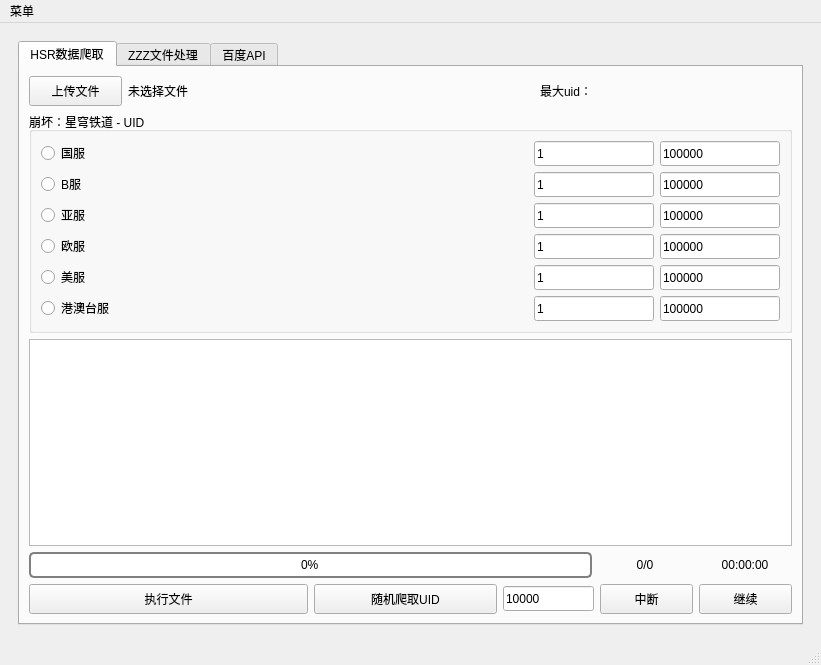
<?xml version="1.0" encoding="UTF-8"?>
<ui version="4.0">
 <class>MainWindow</class>
 <widget class="QMainWindow" name="MainWindow">
  <property name="geometry">
   <rect>
    <x>0</x>
    <y>0</y>
    <width>821</width>
    <height>665</height>
   </rect>
  </property>
  <property name="windowTitle">
   <string>HSR数据爬取</string>
  </property>
  <widget class="QWidget" name="centralwidget">
   <layout class="QVBoxLayout" name="verticalLayout">
    <item>
     <widget class="QWidget" name="widget" native="true">
      <property name="contextMenuPolicy">
       <enum>Qt::ContextMenuPolicy::DefaultContextMenu</enum>
      </property>
      <layout class="QVBoxLayout" name="verticalLayout_3">
       <item>
        <widget class="QTabWidget" name="tabWidget">
         <property name="currentIndex">
          <number>0</number>
         </property>
         <widget class="QWidget" name="tabWidgetPage1">
          <attribute name="title">
           <string>HSR数据爬取</string>
          </attribute>
          <layout class="QVBoxLayout" name="verticalLayout_4">
           <item>
            <layout class="QHBoxLayout" name="horizontalLayout_8" stretch="3,1,2">
             <item>
              <layout class="QHBoxLayout" name="horizontalLayout" stretch="1,3">
               <item>
                <widget class="QPushButton" name="fileButton">
                 <property name="minimumSize">
                  <size>
                   <width>0</width>
                   <height>30</height>
                  </size>
                 </property>
                 <property name="text">
                  <string>上传文件</string>
                 </property>
                </widget>
               </item>
               <item>
                <widget class="QLabel" name="fileLabel">
                 <property name="text">
                  <string>未选择文件</string>
                 </property>
                </widget>
               </item>
              </layout>
             </item>
             <item>
              <spacer name="horizontalSpacer">
               <property name="orientation">
                <enum>Qt::Orientation::Horizontal</enum>
               </property>
               <property name="sizeHint" stdset="0">
                <size>
                 <width>40</width>
                 <height>20</height>
                </size>
               </property>
              </spacer>
             </item>
             <item>
              <widget class="QLabel" name="maxUidLabel">
               <property name="text">
                <string>最大uid：</string>
               </property>
               <property name="textInteractionFlags">
                <set>Qt::TextInteractionFlag::LinksAccessibleByMouse|Qt::TextInteractionFlag::TextSelectableByMouse</set>
               </property>
              </widget>
             </item>
            </layout>
           </item>
           <item>
            <widget class="QGroupBox" name="groupBox">
             <property name="title">
              <string>崩坏：星穹铁道 - UID</string>
             </property>
             <layout class="QHBoxLayout" name="horizontalLayout_9" stretch="3">
              <item>
               <layout class="QVBoxLayout" name="verticalLayout_2">
                <item>
                 <layout class="QHBoxLayout" name="horizontalLayout_2" stretch="1,3,1,1">
                  <item>
                   <widget class="QRadioButton" name="radioButton_cn">
                    <property name="text">
                     <string>国服</string>
                    </property>
                   </widget>
                  </item>
                  <item>
                   <widget class="QLabel" name="label_cn">
                    <property name="text">
                     <string/>
                    </property>
                    <property name="textInteractionFlags">
                     <set>Qt::TextInteractionFlag::LinksAccessibleByMouse|Qt::TextInteractionFlag::TextSelectableByMouse</set>
                    </property>
                   </widget>
                  </item>
                  <item>
                   <widget class="QLineEdit" name="minUidEdit_cn">
                    <property name="minimumSize">
                     <size>
                      <width>0</width>
                      <height>25</height>
                     </size>
                    </property>
                    <property name="text">
                     <string>1</string>
                    </property>
                    <property name="placeholderText">
                     <string>请输入...</string>
                    </property>
                   </widget>
                  </item>
                  <item>
                   <widget class="QLineEdit" name="maxUidEdit_cn">
                    <property name="minimumSize">
                     <size>
                      <width>0</width>
                      <height>25</height>
                     </size>
                    </property>
                    <property name="text">
                     <string>100000</string>
                    </property>
                    <property name="placeholderText">
                     <string>请输入...</string>
                    </property>
                   </widget>
                  </item>
                 </layout>
                </item>
                <item>
                 <layout class="QHBoxLayout" name="horizontalLayout_3" stretch="1,3,1,1">
                  <item>
                   <widget class="QRadioButton" name="radioButton_b">
                    <property name="text">
                     <string>B服</string>
                    </property>
                   </widget>
                  </item>
                  <item>
                   <widget class="QLabel" name="label_b">
                    <property name="text">
                     <string/>
                    </property>
                    <property name="textInteractionFlags">
                     <set>Qt::TextInteractionFlag::LinksAccessibleByMouse|Qt::TextInteractionFlag::TextSelectableByMouse</set>
                    </property>
                   </widget>
                  </item>
                  <item>
                   <widget class="QLineEdit" name="minUidEdit_b">
                    <property name="minimumSize">
                     <size>
                      <width>0</width>
                      <height>25</height>
                     </size>
                    </property>
                    <property name="text">
                     <string>1</string>
                    </property>
                    <property name="placeholderText">
                     <string>请输入...</string>
                    </property>
                   </widget>
                  </item>
                  <item>
                   <widget class="QLineEdit" name="maxUidEdit_b">
                    <property name="minimumSize">
                     <size>
                      <width>0</width>
                      <height>25</height>
                     </size>
                    </property>
                    <property name="text">
                     <string>100000</string>
                    </property>
                    <property name="placeholderText">
                     <string>请输入...</string>
                    </property>
                   </widget>
                  </item>
                 </layout>
                </item>
                <item>
                 <layout class="QHBoxLayout" name="horizontalLayout_4" stretch="1,3,1,1">
                  <item>
                   <widget class="QRadioButton" name="radioButton_ya">
                    <property name="text">
                     <string>亚服</string>
                    </property>
                   </widget>
                  </item>
                  <item>
                   <widget class="QLabel" name="label_ya">
                    <property name="text">
                     <string/>
                    </property>
                    <property name="textInteractionFlags">
                     <set>Qt::TextInteractionFlag::LinksAccessibleByMouse|Qt::TextInteractionFlag::TextSelectableByMouse</set>
                    </property>
                   </widget>
                  </item>
                  <item>
                   <widget class="QLineEdit" name="minUidEdit_ya">
                    <property name="minimumSize">
                     <size>
                      <width>0</width>
                      <height>25</height>
                     </size>
                    </property>
                    <property name="text">
                     <string>1</string>
                    </property>
                    <property name="placeholderText">
                     <string>请输入...</string>
                    </property>
                   </widget>
                  </item>
                  <item>
                   <widget class="QLineEdit" name="maxUidEdit_ya">
                    <property name="minimumSize">
                     <size>
                      <width>0</width>
                      <height>25</height>
                     </size>
                    </property>
                    <property name="text">
                     <string>100000</string>
                    </property>
                    <property name="placeholderText">
                     <string>请输入...</string>
                    </property>
                   </widget>
                  </item>
                 </layout>
                </item>
                <item>
                 <layout class="QHBoxLayout" name="horizontalLayout_5" stretch="1,3,1,1">
                  <item>
                   <widget class="QRadioButton" name="radioButton_ou">
                    <property name="text">
                     <string>欧服</string>
                    </property>
                   </widget>
                  </item>
                  <item>
                   <widget class="QLabel" name="label_ou">
                    <property name="text">
                     <string/>
                    </property>
                    <property name="textInteractionFlags">
                     <set>Qt::TextInteractionFlag::LinksAccessibleByMouse|Qt::TextInteractionFlag::TextSelectableByMouse</set>
                    </property>
                   </widget>
                  </item>
                  <item>
                   <widget class="QLineEdit" name="minUidEdit_ou">
                    <property name="minimumSize">
                     <size>
                      <width>0</width>
                      <height>25</height>
                     </size>
                    </property>
                    <property name="text">
                     <string>1</string>
                    </property>
                    <property name="placeholderText">
                     <string>请输入...</string>
                    </property>
                   </widget>
                  </item>
                  <item>
                   <widget class="QLineEdit" name="maxUidEdit_ou">
                    <property name="minimumSize">
                     <size>
                      <width>0</width>
                      <height>25</height>
                     </size>
                    </property>
                    <property name="text">
                     <string>100000</string>
                    </property>
                    <property name="placeholderText">
                     <string>请输入...</string>
                    </property>
                   </widget>
                  </item>
                 </layout>
                </item>
                <item>
                 <layout class="QHBoxLayout" name="horizontalLayout_6" stretch="1,3,1,1">
                  <item>
                   <widget class="QRadioButton" name="radioButton_mei">
                    <property name="text">
                     <string>美服</string>
                    </property>
                   </widget>
                  </item>
                  <item>
                   <widget class="QLabel" name="label_mei">
                    <property name="text">
                     <string/>
                    </property>
                    <property name="textInteractionFlags">
                     <set>Qt::TextInteractionFlag::LinksAccessibleByMouse|Qt::TextInteractionFlag::TextSelectableByMouse</set>
                    </property>
                   </widget>
                  </item>
                  <item>
                   <widget class="QLineEdit" name="minUidEdit_mei">
                    <property name="minimumSize">
                     <size>
                      <width>0</width>
                      <height>25</height>
                     </size>
                    </property>
                    <property name="text">
                     <string>1</string>
                    </property>
                    <property name="placeholderText">
                     <string>请输入...</string>
                    </property>
                   </widget>
                  </item>
                  <item>
                   <widget class="QLineEdit" name="maxUidEdit_mei">
                    <property name="minimumSize">
                     <size>
                      <width>0</width>
                      <height>25</height>
                     </size>
                    </property>
                    <property name="text">
                     <string>100000</string>
                    </property>
                    <property name="placeholderText">
                     <string>请输入...</string>
                    </property>
                   </widget>
                  </item>
                 </layout>
                </item>
                <item>
                 <layout class="QHBoxLayout" name="horizontalLayout_7" stretch="1,3,1,1">
                  <item>
                   <widget class="QRadioButton" name="radioButton_gat">
                    <property name="text">
                     <string>港澳台服</string>
                    </property>
                   </widget>
                  </item>
                  <item>
                   <widget class="QLabel" name="label_gat">
                    <property name="text">
                     <string/>
                    </property>
                    <property name="textInteractionFlags">
                     <set>Qt::TextInteractionFlag::LinksAccessibleByMouse|Qt::TextInteractionFlag::TextSelectableByMouse</set>
                    </property>
                   </widget>
                  </item>
                  <item>
                   <widget class="QLineEdit" name="minUidEdit_gat">
                    <property name="minimumSize">
                     <size>
                      <width>0</width>
                      <height>25</height>
                     </size>
                    </property>
                    <property name="text">
                     <string>1</string>
                    </property>
                    <property name="placeholderText">
                     <string>请输入...</string>
                    </property>
                   </widget>
                  </item>
                  <item>
                   <widget class="QLineEdit" name="maxUidEdit_gat">
                    <property name="minimumSize">
                     <size>
                      <width>0</width>
                      <height>25</height>
                     </size>
                    </property>
                    <property name="text">
                     <string>100000</string>
                    </property>
                    <property name="placeholderText">
                     <string>请输入...</string>
                    </property>
                   </widget>
                  </item>
                 </layout>
                </item>
               </layout>
              </item>
             </layout>
            </widget>
           </item>
           <item>
            <widget class="QTextBrowser" name="infoBrowser">
             <property name="font">
              <font>
               <family>Arial</family>
               <pointsize>11</pointsize>
              </font>
             </property>
             <property name="html">
              <string>&lt;!DOCTYPE HTML PUBLIC &quot;-//W3C//DTD HTML 4.0//EN&quot; &quot;http://www.w3.org/TR/REC-html40/strict.dtd&quot;&gt;
&lt;html&gt;&lt;head&gt;&lt;meta name=&quot;qrichtext&quot; content=&quot;1&quot; /&gt;&lt;meta charset=&quot;utf-8&quot; /&gt;&lt;style type=&quot;text/css&quot;&gt;
p, li { white-space: pre-wrap; }
hr { height: 1px; border-width: 0; }
li.unchecked::marker { content: &quot;\2610&quot;; }
li.checked::marker { content: &quot;\2612&quot;; }
&lt;/style&gt;&lt;/head&gt;&lt;body style=&quot; font-family:'Arial'; font-size:11pt; font-weight:400; font-style:normal;&quot;&gt;
&lt;p style=&quot;-qt-paragraph-type:empty; margin-top:0px; margin-bottom:0px; margin-left:0px; margin-right:0px; -qt-block-indent:0; text-indent:0px;&quot;&gt;&lt;br /&gt;&lt;/p&gt;&lt;/body&gt;&lt;/html&gt;</string>
             </property>
            </widget>
           </item>
           <item>
            <layout class="QHBoxLayout" name="horizontalLayout_11" stretch="6,1,1">
             <item>
              <widget class="QProgressBar" name="progressBar">
               <property name="minimumSize">
                <size>
                 <width>0</width>
                 <height>0</height>
                </size>
               </property>
               <property name="styleSheet">
                <string notr="true">QProgressBar {
            border: 2px solid grey;
            border-radius: 5px;
            text-align: center;
        }

        QProgressBar::chunk {
            background-color: #05B8CC;
            width: 20px;
        }</string>
               </property>
               <property name="value">
                <number>0</number>
               </property>
              </widget>
             </item>
             <item>
              <widget class="QLabel" name="progressLabel">
               <property name="text">
                <string>0/0</string>
               </property>
               <property name="alignment">
                <set>Qt::AlignmentFlag::AlignCenter</set>
               </property>
               <property name="wordWrap">
                <bool>false</bool>
               </property>
               <property name="margin">
                <number>0</number>
               </property>
              </widget>
             </item>
             <item>
              <widget class="QLabel" name="timeLabel">
               <property name="text">
                <string>00:00:00</string>
               </property>
               <property name="alignment">
                <set>Qt::AlignmentFlag::AlignCenter</set>
               </property>
              </widget>
             </item>
            </layout>
           </item>
           <item>
            <layout class="QHBoxLayout" name="horizontalLayout_12" stretch="3,3,1,1">
             <item>
              <widget class="QPushButton" name="fileExeButton">
               <property name="minimumSize">
                <size>
                 <width>0</width>
                 <height>30</height>
                </size>
               </property>
               <property name="text">
                <string>执行文件</string>
               </property>
              </widget>
             </item>
             <item>
              <layout class="QHBoxLayout" name="horizontalLayout_10" stretch="2,1">
               <item>
                <widget class="QPushButton" name="randomUidButton">
                 <property name="minimumSize">
                  <size>
                   <width>0</width>
                   <height>30</height>
                  </size>
                 </property>
                 <property name="text">
                  <string>随机爬取UID</string>
                 </property>
                </widget>
               </item>
               <item>
                <widget class="QLineEdit" name="maxLenLineEdit">
                 <property name="minimumSize">
                  <size>
                   <width>0</width>
                   <height>25</height>
                  </size>
                 </property>
                 <property name="text">
                  <string>10000</string>
                 </property>
                 <property name="placeholderText">
                  <string>请输入...</string>
                 </property>
                </widget>
               </item>
              </layout>
             </item>
             <item>
              <widget class="QPushButton" name="interruptButton">
               <property name="minimumSize">
                <size>
                 <width>0</width>
                 <height>30</height>
                </size>
               </property>
               <property name="text">
                <string>中断</string>
               </property>
              </widget>
             </item>
             <item>
              <widget class="QPushButton" name="continueButton">
               <property name="minimumSize">
                <size>
                 <width>0</width>
                 <height>30</height>
                </size>
               </property>
               <property name="text">
                <string>继续</string>
               </property>
              </widget>
             </item>
            </layout>
           </item>
          </layout>
         </widget>
         <widget class="QWidget" name="tabWidgetPage2">
          <attribute name="title">
           <string>ZZZ文件处理</string>
          </attribute>
          <layout class="QVBoxLayout" name="verticalLayout_5">
           <item>
            <layout class="QHBoxLayout" name="horizontalLayout_13" stretch="1,3,1">
             <item>
              <widget class="QPushButton" name="fileButton_2">
               <property name="minimumSize">
                <size>
                 <width>0</width>
                 <height>30</height>
                </size>
               </property>
               <property name="text">
                <string>上传文件</string>
               </property>
              </widget>
             </item>
             <item>
              <widget class="QLabel" name="fileLabel_2">
               <property name="text">
                <string>未选择文件</string>
               </property>
              </widget>
             </item>
             <item>
              <widget class="QPushButton" name="fileZZZExeButton">
               <property name="minimumSize">
                <size>
                 <width>0</width>
                 <height>30</height>
                </size>
               </property>
               <property name="text">
                <string>处理</string>
               </property>
              </widget>
             </item>
            </layout>
           </item>
           <item>
            <widget class="QTextBrowser" name="textBrowser"/>
           </item>
          </layout>
         </widget>
         <widget class="QWidget" name="tabWidgetPage3">
          <attribute name="title">
           <string>百度API</string>
          </attribute>
          <layout class="QVBoxLayout" name="verticalLayout_6">
           <item>
            <widget class="QLabel" name="label">
             <property name="font">
              <font>
               <family>黑体</family>
               <pointsize>12</pointsize>
              </font>
             </property>
             <property name="text">
              <string>百度翻译</string>
             </property>
            </widget>
           </item>
           <item>
            <layout class="QHBoxLayout" name="horizontalLayout_16" stretch="1,1,4,0">
             <item>
              <widget class="QComboBox" name="fromComboBox">
               <property name="minimumSize">
                <size>
                 <width>0</width>
                 <height>30</height>
                </size>
               </property>
               <item>
                <property name="text">
                 <string>自动</string>
                </property>
               </item>
               <item>
                <property name="text">
                 <string>中文</string>
                </property>
               </item>
               <item>
                <property name="text">
                 <string>英文</string>
                </property>
               </item>
              </widget>
             </item>
             <item>
              <widget class="QComboBox" name="toComboBox">
               <property name="minimumSize">
                <size>
                 <width>0</width>
                 <height>30</height>
                </size>
               </property>
               <item>
                <property name="text">
                 <string>中文</string>
                </property>
               </item>
               <item>
                <property name="text">
                 <string>英文</string>
                </property>
               </item>
              </widget>
             </item>
             <item>
              <spacer name="horizontalSpacer_2">
               <property name="orientation">
                <enum>Qt::Orientation::Horizontal</enum>
               </property>
               <property name="sizeHint" stdset="0">
                <size>
                 <width>40</width>
                 <height>20</height>
                </size>
               </property>
              </spacer>
             </item>
             <item>
              <widget class="QPushButton" name="translateButton">
               <property name="minimumSize">
                <size>
                 <width>0</width>
                 <height>30</height>
                </size>
               </property>
               <property name="text">
                <string>翻译</string>
               </property>
              </widget>
             </item>
            </layout>
           </item>
           <item>
            <layout class="QHBoxLayout" name="horizontalLayout_14" stretch="0,1">
             <item>
              <widget class="QPlainTextEdit" name="fromTextEdit">
               <property name="font">
                <font>
                 <pointsize>13</pointsize>
                </font>
               </property>
              </widget>
             </item>
             <item>
              <widget class="QTextBrowser" name="toTextBrowser">
               <property name="font">
                <font>
                 <pointsize>13</pointsize>
                </font>
               </property>
              </widget>
             </item>
            </layout>
           </item>
           <item>
            <layout class="QHBoxLayout" name="horizontalLayout_17">
             <item>
              <widget class="QLabel" name="label_2">
               <property name="font">
                <font>
                 <family>黑体</family>
                 <pointsize>12</pointsize>
                </font>
               </property>
               <property name="text">
                <string>AI对话</string>
               </property>
              </widget>
             </item>
             <item>
              <spacer name="horizontalSpacer_3">
               <property name="orientation">
                <enum>Qt::Orientation::Horizontal</enum>
               </property>
               <property name="sizeHint" stdset="0">
                <size>
                 <width>40</width>
                 <height>20</height>
                </size>
               </property>
              </spacer>
             </item>
             <item>
              <widget class="QPushButton" name="sendAIButton">
               <property name="minimumSize">
                <size>
                 <width>0</width>
                 <height>30</height>
                </size>
               </property>
               <property name="text">
                <string>发送</string>
               </property>
              </widget>
             </item>
            </layout>
           </item>
           <item>
            <layout class="QHBoxLayout" name="horizontalLayout_15" stretch="0,1">
             <item>
              <widget class="QPlainTextEdit" name="fromTextEdit_2">
               <property name="font">
                <font>
                 <pointsize>13</pointsize>
                </font>
               </property>
              </widget>
             </item>
             <item>
              <widget class="QTextBrowser" name="toTextBrowser_2">
               <property name="font">
                <font>
                 <pointsize>13</pointsize>
                </font>
               </property>
              </widget>
             </item>
            </layout>
           </item>
          </layout>
         </widget>
        </widget>
       </item>
      </layout>
     </widget>
    </item>
   </layout>
  </widget>
  <widget class="QMenuBar" name="menubar">
   <property name="geometry">
    <rect>
     <x>0</x>
     <y>0</y>
     <width>821</width>
     <height>33</height>
    </rect>
   </property>
   <widget class="QMenu" name="menu">
    <property name="minimumSize">
     <size>
      <width>0</width>
      <height>0</height>
     </size>
    </property>
    <property name="sizeIncrement">
     <size>
      <width>0</width>
      <height>0</height>
     </size>
    </property>
    <property name="baseSize">
     <size>
      <width>0</width>
      <height>0</height>
     </size>
    </property>
    <property name="title">
     <string>菜单</string>
    </property>
    <widget class="QMenu" name="menuToggle">
     <property name="title">
      <string>Theme</string>
     </property>
     <addaction name="actionAqua"/>
     <addaction name="actionMacOS"/>
     <addaction name="actionNeonButtons"/>
     <addaction name="actionUbuntu"/>
    </widget>
    <addaction name="actionLogin"/>
    <addaction name="separator"/>
    <addaction name="menuToggle"/>
    <addaction name="separator"/>
    <addaction name="actionExit"/>
   </widget>
   <addaction name="menu"/>
  </widget>
  <widget class="QStatusBar" name="statusbar">
   <property name="acceptDrops">
    <bool>false</bool>
   </property>
  </widget>
  <action name="actionLogin">
   <property name="text">
    <string>Login</string>
   </property>
  </action>
  <action name="actionExit">
   <property name="text">
    <string>Exit</string>
   </property>
  </action>
  <action name="actionAqua">
   <property name="text">
    <string>Aqua</string>
   </property>
  </action>
  <action name="actionMacOS">
   <property name="text">
    <string>MacOS</string>
   </property>
  </action>
  <action name="actionNeonButtons">
   <property name="text">
    <string>NeonButtons</string>
   </property>
  </action>
  <action name="actionUbuntu">
   <property name="text">
    <string>Ubuntu</string>
   </property>
  </action>
 </widget>
 <resources/>
 <connections/>
</ui>
